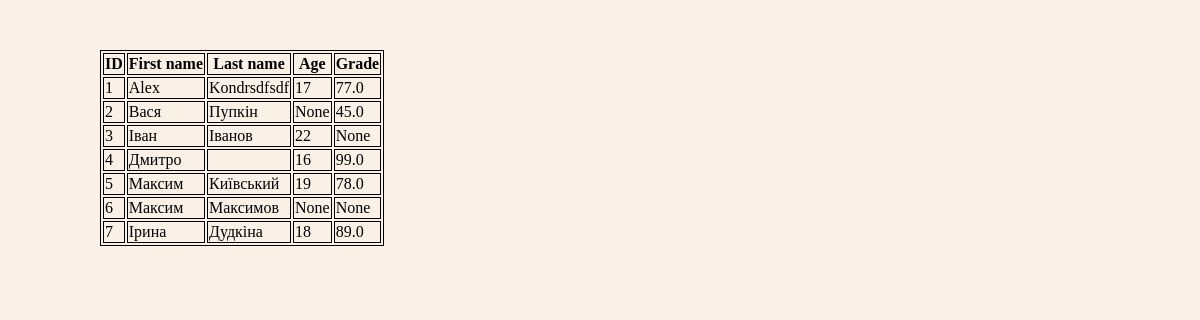
The page /students/ on the database its author committed.
### tables this page shows
CREATE TABLE Students (
    id INTEGER PRIMARY KEY,
    first_name STRING NOT NULL,
    last_name STRING NOT NULL,
    age INTEGER,
    grade FLOAT
);

### main.py (the view)
@app.get("/students/")
def students():
    students_data = db.get_students().get("students")
    context = {
        "title": "List of students",
        "students": students_data
    }
    return render_template("students.html", **context)

### app/data/db.py (called while the page is built)
def get_students() -> dict:
    data = {
        "error": "",
        "students": []
    }
    try:
        sql_con = sqlite3.connect("first_db.db")
        cursor = sql_con.cursor()
        cursor.execute("SELECT * FROM Students;")
        data["students"] = cursor.fetchall()
        for item in data:
            print(f"{item = }")
        cursor.close()
        print("Дані успішно записані")
    except sqlite3.Error as error:
        print("Помилка: ", error)
        data["error"] = error
    finally:
        if sql_con:
            sql_con.close()
            print("З'єднання з базою даних успішно завершене")
        return data

### app/templates/students.html
{% extends "_base.html" %}
{% block body %}
<table>
    <tr>
        <th>ID</th>
        <th>First name</th>
        <th>Last name</th>
        <th>Age</th>
        <th>Grade</th>
    </tr>
    {% for student in students %}
        <tr>
            {% for data in student %}
                <td>{{ data }}</td>
            {% endfor %}
        </tr>
    {% endfor %}
</table>
{% endblock body %}

### app/templates/_base.html (shortened to what this page needs)
<!DOCTYPE html>
<html lang="en">
<head>
    <link rel="stylesheet" href="/static/style.css">
</head>
<body>
    {% block body %}
    {% endblock body %}
</body>
</html>

### app/static/style.css (style rules this page uses)
body { background: Linen; margin-top: 50px; margin-left: 100px; }
table, th, td { border: 1px solid black; }

### rows shown on the page
Students: student "1" "17", first_name "Alex", last_name "Kondrsdfsdf", grade "77.0"
Students: student "2" "None", first_name "Вася", last_name "Пупкін", grade "45.0"
Students: student "3" "22" "None", first_name "Іван", last_name "Іванов"
Students: student "4" "16", first_name "Дмитро", grade "99.0"
Students: student "5" "19", first_name "Максим", last_name "Київський", grade "78.0"
Students: student "6" "None" "None", first_name "Максим", last_name "Максимов"
Students: student "7" "18", first_name "Ірина", last_name "Дудкіна", grade "89.0"
